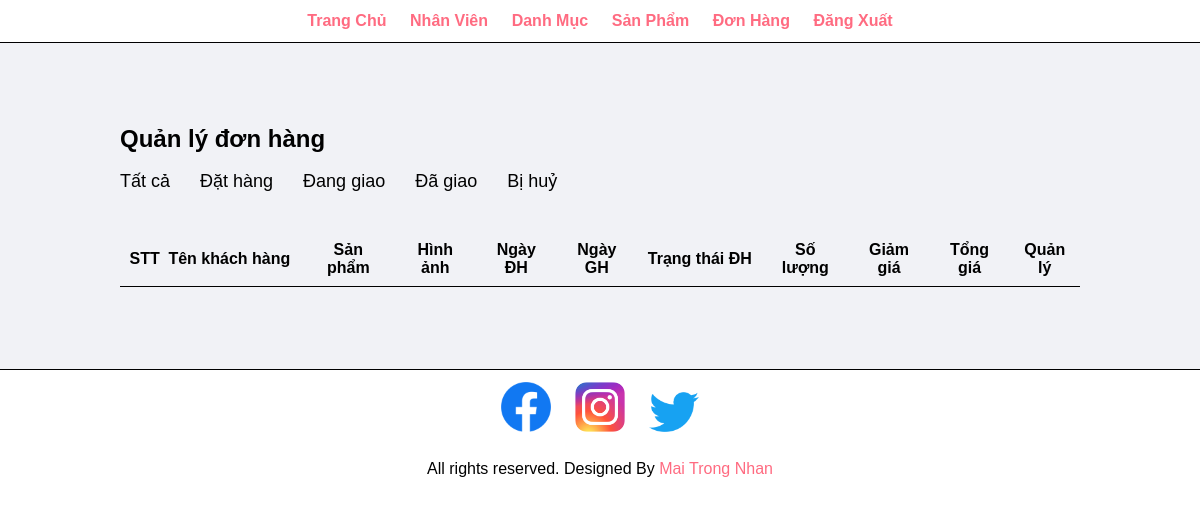
Page /admin/manager-order.php?filter=2 (signed in) on the earlier database version.
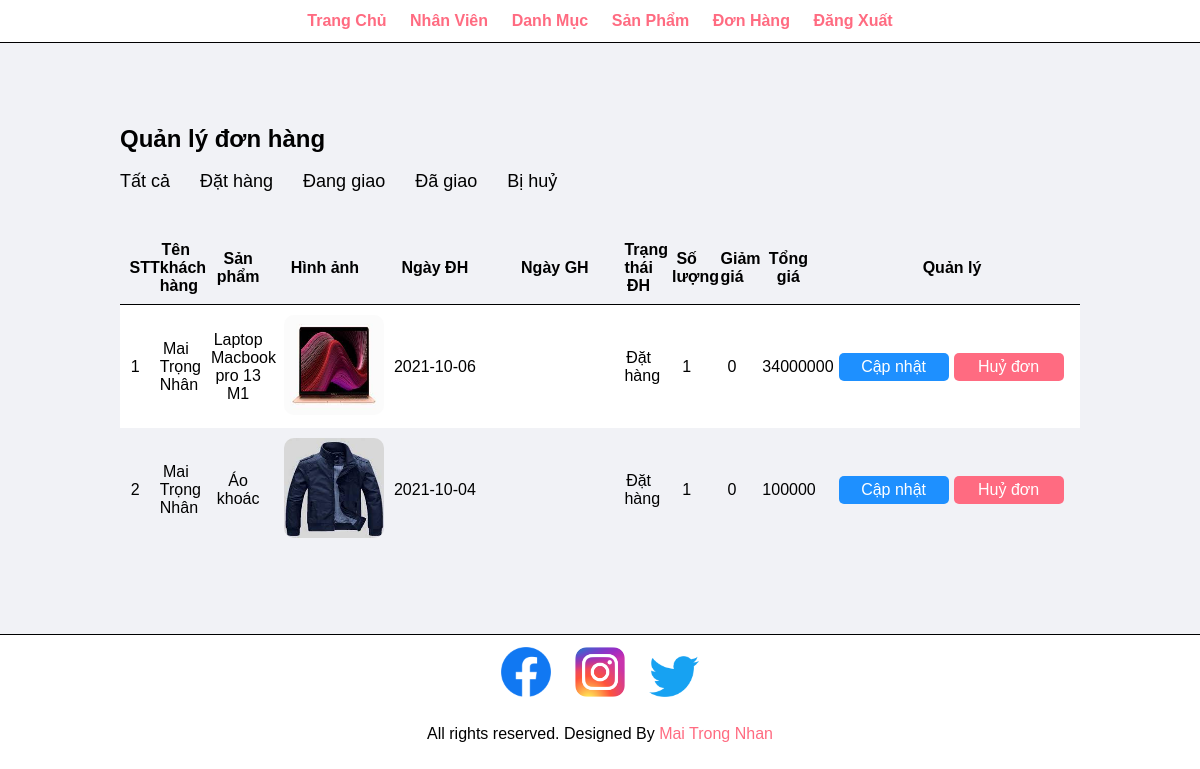
Same page on the later database version.
### tables this page shows
CREATE TABLE `DatHang` (
  `SoDonDH` int(5) NOT NULL,
  `MSKH` int(5) DEFAULT NULL,
  `MSNV` int(5) DEFAULT NULL,
  `NgayDH` date DEFAULT NULL,
  `NgayGH` date DEFAULT NULL,
  `TrangThaiDH` varchar(50) DEFAULT NULL
);

CREATE TABLE `KhachHang` (
  `MSKH` int(5) NOT NULL,
  `HoTenKH` varchar(50) DEFAULT NULL,
  `UserName` varchar(50) NOT NULL,
  `Password` varchar(50) NOT NULL,
  `TenCongTy` varchar(50) DEFAULT NULL,
  `SoDienThoai` varchar(10) DEFAULT NULL CHECK (1 = `SoDienThoai` regexp '^[0-9]{10}$'),
  `SoFax` varchar(20) DEFAULT NULL
);

CREATE TABLE `HangHoa` (
  `MSHH` int(5) NOT NULL,
  `TenHH` varchar(100) DEFAULT NULL,
  `QuyCach` varchar(2000) DEFAULT NULL,
  `Gia` int(20) DEFAULT NULL,
  `SoLuongHang` int(10) DEFAULT NULL,
  `MaLoaiHang` int(5) DEFAULT NULL
);

CREATE TABLE `HinhHangHoa` (
  `MaHinh` int(5) NOT NULL,
  `TenHinh` varchar(200) DEFAULT NULL,
  `MSHH` int(5) DEFAULT NULL
);

CREATE TABLE `ChiTietDatHang` (
  `SoDonDH` int(5) NOT NULL,
  `MSHH` int(5) NOT NULL,
  `SoLuong` int(5) DEFAULT NULL,
  `GiaDatHang` int(10) DEFAULT NULL,
  `GiamGia` int(10) DEFAULT NULL
);

### Config/connect.php (called while the page is built, shortened)
<?php
function executeSQLResult ($conn, $sql) {
    $result = mysqli_query($conn, $sql);
    $data = array();
    while ($row = mysqli_fetch_array($result)) {
        $data[] = $row;
    }
    return $data;
}
?>

### Admin/manager-order.php (the view, shortened to what this page needs)
<?php
include('./layouts/header.php');
?>
<section class="main text-content">
    <div class="container">
        <h1>Quản lý đơn hàng</h1>
        <br>
        <div class="menu-filter">
            <ul>
                <a href=<?php echo URL.'admin/manager-order.php?filter=1'; ?>><li>Tất cả</li></a>
                <a href=<?php echo URL.'admin/manager-order.php?filter=2'; ?>><li>Đặt hàng</li></a>
                <a href=<?php echo URL.'admin/manager-order.php?filter=3'; ?>><li>Đang giao</li></a>
                <a href=<?php echo URL.'admin/manager-order.php?filter=4'; ?>><li>Đã giao</li></a>
                <a href=<?php echo URL.'admin/manager-order.php?filter=5'; ?>><li>Bị huỷ</li></a>
            </ul>
        </div>
        <br><br>
        <table class="tbl-manager">
            <tr>
                <th>STT</th>
                <th>Tên khách hàng</th>
                <th>Sản phẩm</th>
                <th>Hình ảnh</th>
                <th>Ngày ĐH</th>
                <th>Ngày GH</th>
                <th>Trạng thái ĐH</th>
                <th>Số lượng</th>
                <th>Giảm giá</th>
                <th>Tổng giá</th>
                <th>Quản lý</th>
            </tr>
            <?php
            if (isset($_GET['filter'])) {
                $filter = $_GET['filter'];
            } else {
                $filter = 1;
            }
            $conn = connectToDatabase();
            switch ($filter) {
                case 2:
                    $sql = "SELECT A.SoDonDH, B.HoTenKH, A.NgayDH, A.NgayGH, A.TrangThaiDH, E.GiamGia, E.SoLuong, E.GiaDatHang, F.TenHH, G.TenHinh
                    FROM DatHang AS A, KhachHang AS B, ChiTietDatHang AS E, HangHoa AS F, HinhHangHoa as G
                    WHERE A.MSKH = B.MSKH
                        AND A.SoDonDH = E.SoDonDH
                        AND E.MSHH = F.MSHH
                        AND G.MSHH = F.MSHH
                        AND A.TrangThaiDH = 'Đặt hàng'";
                    break;
            }
            $listOrder = executeSQLResult($conn, $sql);
            for ($i = 1; $i <= count($listOrder); $i++) {
                $noOrder = $listOrder[$i - 1]['SoDonDH'];
                $nameCustomer = $listOrder[$i - 1]['HoTenKH'];
                $product = $listOrder[$i - 1]['TenHH'];
                $pathImage = URL.'images/products/'.$listOrder[$i - 1]['TenHinh'];
                $dayOrder = $listOrder[$i - 1]['NgayDH'];
                $dayShip = $listOrder[$i - 1]['NgayGH'];
                $statusOrder = $listOrder[$i - 1]['TrangThaiDH'];
                $quality = $listOrder[$i - 1]['SoLuong'];
                $discount = $listOrder[$i - 1]['GiamGia'];
                $total = $listOrder[$i - 1]['GiaDatHang'];
                if ($i % 2 == 0) {
            ?>
                    <tr class="text-center">
                        <td><?php echo $i; ?></td>
                        <td><?php echo $nameCustomer; ?></td>
                        <td><?php echo $product; ?></td>
                        <td><a href=<?php echo $pathImage; ?>><img src=<?php echo $pathImage; ?> width="100px" height="100px" alt="No image" class="img-category"></a></td>
                        <td class="day-order"><?php echo $dayOrder; ?></td>
                        <td class="day-order"><?php echo $dayShip; ?></td>
                        <td><?php echo $statusOrder; ?></td>
                        <td><?php echo $quality; ?></td>
                        <td><?php echo $discount; ?></td>
                        <td><?php echo $total; ?></td>
                        <td>
                            <a href=<?php echo URL . "admin/update-order.php?noOrder=" . $noOrder . "&filter=".$filter; ?> class="btn-primary">Cập nhật</a>
                            <a href=<?php echo URL . "admin/cancel-order.php?noOrder=" . $noOrder . "&filter=".$filter; ?> class="btn-danger">Huỷ đơn</a>
                        </td>
                    </tr>
                <?php
                } else {
                ?>
                    <tr class="white text-center">
                        <td><?php echo $i; ?></td>
                        <td><?php echo $nameCustomer; ?></td>
                        <td><?php echo $product; ?></td>
                        <td><a href=<?php echo $pathImage; ?>><img src=<?php echo $pathImage; ?> width="100px" height="100px" alt="No image" class="img-category"></a></td>
                        <td class="day-order"><?php echo $dayOrder; ?></td>
                        <td class="day-order"><?php echo $dayShip; ?></td>
                        <td><?php echo $statusOrder; ?></td>
                        <td><?php echo $quality; ?></td>
                        <td><?php echo $discount; ?></td>
                        <td><?php echo $total; ?></td>
                        <td>
                            <a href=<?php echo URL . "admin/update-order.php?noOrder=" . $noOrder . "&filter=".$filter; ?> class="btn-primary">Cập nhật</a>
                            <a href=<?php echo URL . "admin/cancel-order.php?noOrder=" . $noOrder . "&filter=".$filter; ?> class="btn-danger">Huỷ đơn</a>
                        </td>
                    </tr>
            <?php
                }
            }
            ?>
        </table>
    </div>
</section>
<?php
include('./layouts/footer.php') ?>

### Admin/layouts/header.php (shortened to what this page needs)
<?php
include('../config/connect.php');
?>
<!DOCTYPE html>
<html lang="en">
<head>
    <link rel="stylesheet" href="./css/style.css">
</head>
<body>
    <section class="menu text-center">
        <div class="container">
            <ul>
                <li><a href=<?php echo URL."admin/index.php"; ?>>Trang Chủ</a></li>
                <li><a href=<?php echo URL."admin/manager-admin.php"; ?>>Nhân Viên</a></li>
                <li><a href=<?php echo URL."admin/manager-categories.php"; ?>>Danh Mục</a></li>
                <li><a href=<?php echo URL."admin/manager-products.php"; ?>>Sản Phẩm</a></li>
                <li><a href=<?php echo URL."admin/manager-order.php?filter=1"; ?>>Đơn Hàng</a></li>
                <li><a href=<?php echo URL."admin/logout.php"; ?>>Đăng Xuất</a></li>
            </ul>
        </div>
    </section>

### Admin/layouts/footer.php (shortened to what this page needs)
 <section class="social">
        <div class="container text-center">
            <ul>
                <li>
                    <a href="#"><img width="50px" src="../Customer/images/for-web/Logo-facebook.png" /></a>
                </li>
                <li>
                    <a href="#"><img width="50px" src="../Customer/images/for-web/Logo-Instagram.png" /></a>
                </li>
                <li>
                    <a href="#"><img width="50px" src="../Customer/images/for-web/Logo-Tiwtter.png" /></a>
                </li>
            </ul>
        </div>
    </section>
    <section class="footer">
        <div class="container text-center">
            <p>All rights reserved. Designed By <a href="#" class="pink">Mai Trong Nhan</a></p>
        </div>
    </section>
</body>
</html>

### Admin/css/style.css (style rules this page uses)
* { margin: 0; padding: 0; font-family: Arial, Helvetica, sans-serif; }
body { margin: 0; padding: 0; width: 100%; }
.container { width: 80%; margin: 0 auto; padding: 1%; }
.text-center { text-align: center; }
.pink { color: #ff6b81; }
.white { background-color: white; }
.btn-primary { background-color: #1e90ff; padding: 1%; border-radius: 5px; color: white; text-decoration: none; display: block; text-align: center; }
.btn-danger { background-color: #ff6b81; padding: 1%; border-radius: 5px; color: white; text-decoration: none; display: block; text-align: center; }
a { text-decoration: none; }
.menu { margin: 0; border-bottom: 1px solid; }
.menu ul { list-style-type: none; }
.menu ul li { padding: 1%; display: inline; }
.menu ul li a { color: #ff6b81; font-weight: bold; }
.main { background-color: #f1f2f6; padding-top: 70px; padding-bottom: 70px; border-bottom: 1px solid; }
.tbl-manager { width: 100%; padding: 0; margin: 0; border-spacing: 0; }
.tbl-manager tr th { border-bottom: 1px solid black; padding: 1%; margin-left: 100px; }
.tbl-manager tr td { padding: 1%; }
.tbl-manager tr td:last-child { width: 16em; }
.tbl-manager tr td:last-child a { width: 100px; float: left; padding: 5px; margin-left: 5px; }
.social ul { list-style-type: none; }
.social ul li { display: inline; padding: 1%; }
.img-category { border-radius: 10px; }
.menu-filter ul { list-style-type: none; font-size: 18px; }
.menu-filter ul li { font-size: 18px; float: left; margin-right: 30px; color: #000; border-bottom: 3px solid #f1f2f6; transition: 0.2s all; }
.day-order { width: 120px; }

Differences in the rows shown:
added dathang: MSKH.HoTenKH "Mai Trọng Nhân", hanghoa.TenHH "Laptop Macbook pro 13 M1", hinhhanghoa.TenHinh (picture), NgayDH "2021-10-06", TrangThaiDH "Đặt hàng", chitietdathang.SoLuong "1", chitietdathang.GiamGia "0", chitietdathang.GiaDatHang "34000000"
added dathang: MSKH.HoTenKH "Mai Trọng Nhân", hanghoa.TenHH "Áo khoác", hinhhanghoa.TenHinh (picture), NgayDH "2021-10-04", TrangThaiDH "Đặt hàng", chitietdathang.SoLuong "1", chitietdathang.GiamGia "0", chitietdathang.GiaDatHang "100000"
